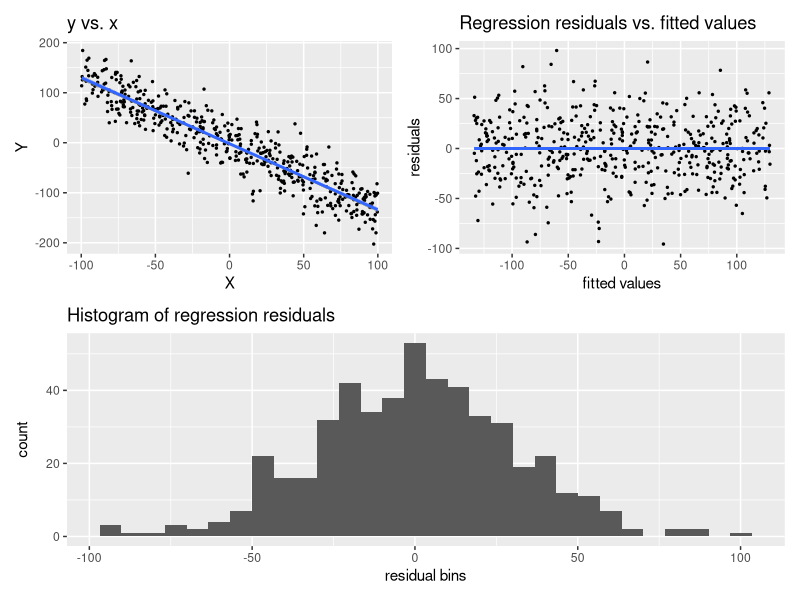
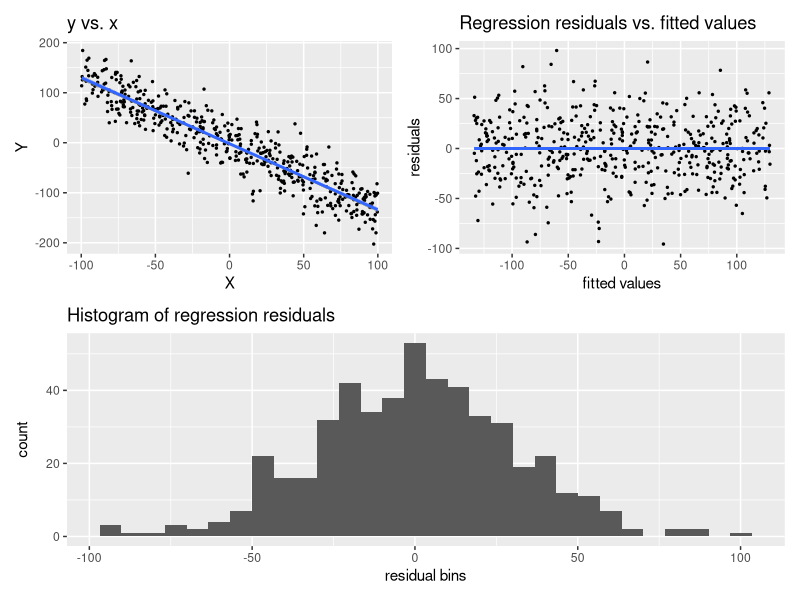
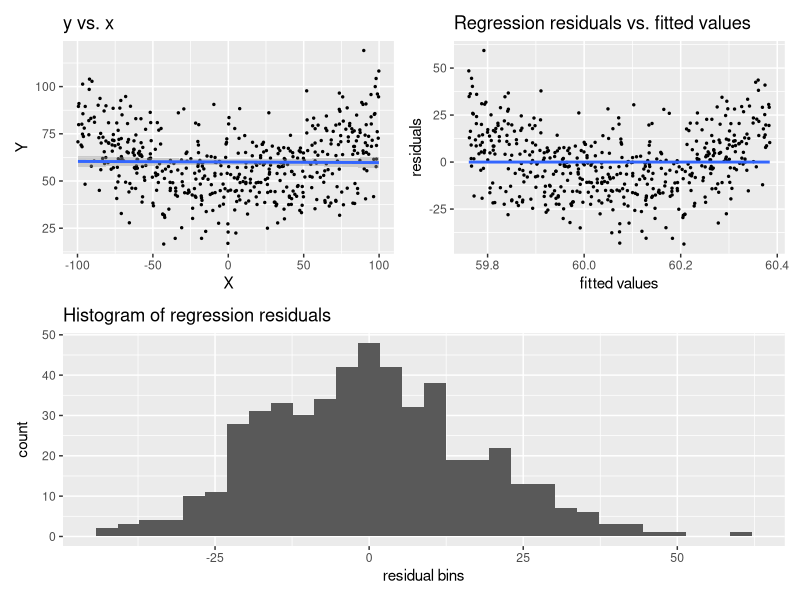
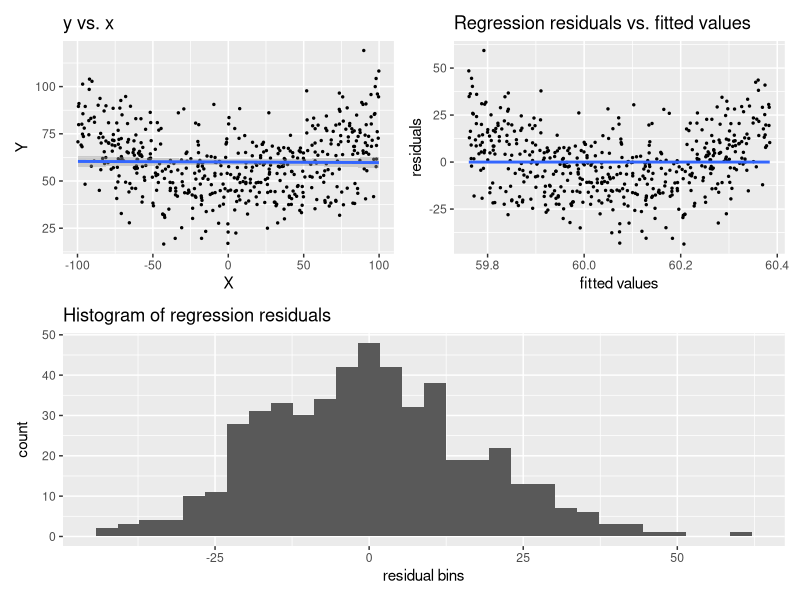

Generate these figures, in order, with R:
## Exercise 3
# Setup
library(glue)
library(patchwork)
library(tidyverse)
signif <- read_csv("A3_Ex3_signif.csv")
not_signif <- read_csv("A3_Ex3_not_signif.csv")

# The function `extract` makes a copy of all the functions that it 
# encloses in its runtime environment into the Global Environment
extract <- function() {
  
  # Function for inputting a data frame for linear regression modeling
  input <- function(df, X = "X", Y = "Y") {
    X <- df[[X]]
    Y <- df[[Y]]
    assign("lm1", lm(Y ~ X), envir = parent.env(environment())) #the linear model is saved as the object `lm1` in the environment enclosed by function `extract`
    assign("df", tibble(X = X, Y = Y), envir = parent.env(environment())) #the tibble containing the X and Y values for linear regression analysis is saved as the object `df` in the environment enclosed by function `extract`
  }
  
  # Functions for testing linear regression
  # Part 1
  hypothesis <- function() {
    glue("testing H_0: beta = 0 against H_1: beta != 0")
  }
  
  # Part 2
  assumptions <- function() {
    #y vs. x
    (ggplot(df, aes(X, Y)) + geom_point(size = 0.5) + 
       geom_smooth(method = lm, formula = y ~ x) + ggtitle("y vs. x") +
    #e_i vs y_hat
    ggplot(data.frame(x = lm1$fitted.values, y = lm1$residuals), 
           aes(x, y)) + geom_point(size = 0.5) + 
       geom_smooth(method = lm, se = FALSE, formula = y ~ x) + 
       labs(title = "Regression residuals vs. fitted values", 
            x = "fitted values", y = "residuals")) /
    #histogram of e_i
    ggplot(data.frame(x = lm1$residuals), aes(x)) +
      geom_histogram(bins = 30) + 
      labs(title = "Histogram of regression residuals", 
           x = "residual bins")
  }
  
  # Part 3
  fit <- function() {
    x <- summary(lm1)$coefficients[2, 4] #p-value is saved as `x`
    #report important values
    cat(glue("beta_hat = {summary(lm1)$coefficients[2, 1]}"), 
        glue("95% confindence interval for beta: [{confint(lm1)[2, 1]}, {confint(lm1)[2, 2]}]"), 
        glue("t value: {summary(lm1)$coefficients[2, 3]}"), 
        glue("degrees of freedom: {summary(lm1)$df[2]}"), 
        glue("p-value: {summary(lm1)$coefficients[2, 4]}"), sep = "\n")
    class(x) <- "mylm"
    invisible(x) #return p-value without printing so that it can be used in parts 4 and 5
  }
  
  # Part 4
  decision.mylm <- function(fit) {
    #report the decision of the test using the p-value
    glue(c("H_0 is retained at a 5% significance level", 
           "H_0 is rejected at a 5% significance level")[as.numeric(fit < 0.05) + 1])
  }
  decision.default <- function(fit) {
    #error message
    stop("Class of argument is not 'mylm'. Have you tried turning it off and on again?")
  }
  decision <- function(fit) {
    UseMethod("decision")
  }
  
  # Part 5
  conclusion.mylm <- function(fit) {
    #report the conclusion of the test using the p-value
    glue(c("Conclusion: since the p-value is greater than 0.05, at a 5% significance level, the null hypothesis is retained since there is insufficient evidence to conclude that there is a linear relationship between variables X and Y", 
           "Conclusion: since the p-value is less than 0.05, at a 5% significance level, there is sufficient evidence to reject the null hypothesis in favour of the alternative and conclude that there is a linear relationship between variables X and Y")[as.numeric(fit < 0.05) + 1])
  }
  conclusion.default <- function(fit) {
    #error message
    stop("Class of argument is not 'mylm'. Maybe try using more brain cells.")
  }
  conclusion <- function(fit) {
    UseMethod("conclusion")
  }
  
  # Full test
  mytest <- function() {
    cat(hypothesis(), "\n \n", sep = "")
    print(assumptions())
    f <- fit()
    cat("\n", decision(f), "\n \n",  conclusion(f), sep = "")
  }
  
  # List containing all the required functions
  functions <- list(input = input, hypothesis = hypothesis, 
                    assumptions = assumptions, fit = fit, 
                    decision = decision, conclusion = conclusion, 
                    mytest = mytest, decision.mylm = decision.mylm, 
                    decision.default = decision.default, 
                    conclusion.mylm = conclusion.mylm, 
                    conclusion.default = conclusion.default)
  
  # Extract all functions into the Global Environment
  for (i in names(functions)) {
    assign(i, functions[[i]], envir = globalenv())
  }
}

# Extract functions
extract()

# Input `signif` data frame into the environment enclosed by the function `extract`
input(signif)
# Part 1
hypothesis()
# Part 2
assumptions()
# Part 3
f <- fit()
# Part 4
decision(f)
# Part 5
conclusion(f)
# Full test
mytest()

# Input `not_signif` data frame into the environment enclosed by the function `extract`
input(not_signif)
# Part 1
hypothesis()
# Part 2
assumptions()
# Part 3
f <- fit()
# Part 4
decision(f)
# Part 5
conclusion(f)
# Full test
mytest()
